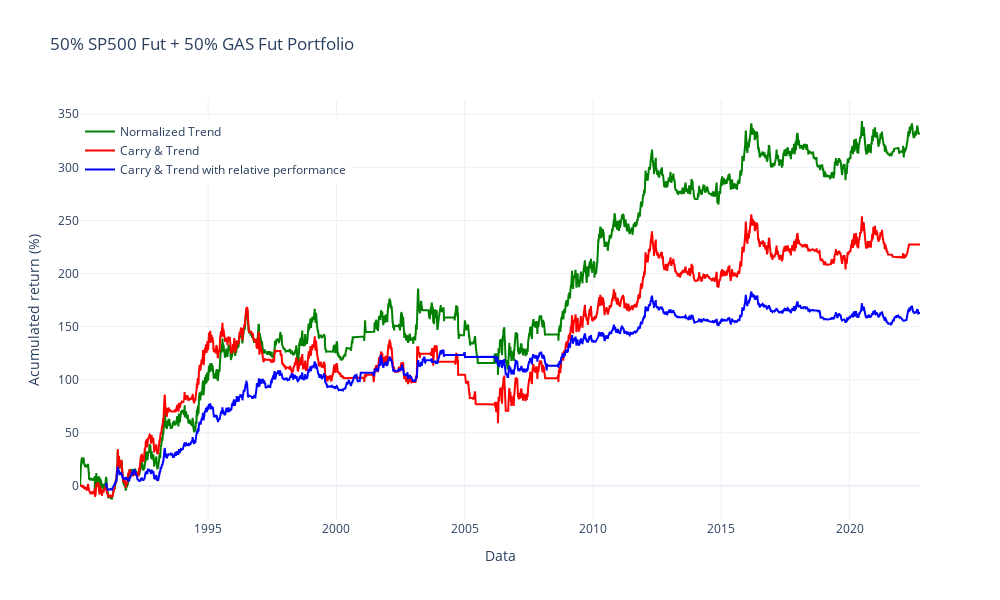

Source (notebook cell):
### Code cell
# --- Plot retorno acumulado
fig = go.Figure()


fig.add_trace(
    go.Scatter(
        x=port_normalized_trend_return.index,
        y=port_normalized_trend_return.cumsum()*100,
        name="Normalized Trend",
        line=dict(color="green"),
    )
)

fig.add_trace(
    go.Scatter(
        x=port_carry_trend_return.index,
        y=port_carry_trend_return.cumsum()*100,
        name="Carry & Trend",
        line=dict(color="red"),
    )
)

fig.add_trace(
    go.Scatter(
        x=weighted_portfolio.index,
        y=weighted_portfolio.cumsum()*100,
        name="Carry & Trend with relative performance",
        line=dict(color="blue"),
    )
)



fig.update_layout(
    title="50% SP500 Fut + 50% GAS Fut Portfolio",
    xaxis_title="Data",
    yaxis_title="Acumulated return (%)",
    template="plotly_white",
    showlegend=True,
    legend=dict(
        yanchor="bottom",
        y=0.8,
        xanchor="left",
        x=0),
    height=600,
    width=1000,
)

fig.show()

# --- Exibir estatísticas
print("Estatísticas de Desempenho")
print("Estatísticas Portfolio Normalized and Trend Frequência Anual")
print(calculate_stats(port_normalized_trend_return, freq=YEAR))
print("================================")
print("Estatísticas Portfolio Carry and Trend with Relative Alocation Frequência Anual")
print(calculate_stats(weighted_portfolio, freq=YEAR))
print("================================")
print("Estatísticas Portfolio Carry and Trend Frequência Anual")
print(calculate_stats(port_carry_trend_return, freq=YEAR))

### Figure 1 — Plotly figure (JSON) as saved in the notebook; plotly's stock layout.template omitted (floating-point values rounded to 4 significant figures; data arrays with more than 128 entries replaced by an {"elided": "..."} marker saying what was removed)
{"data": [{"line": {"color": "green"}, "name": "Normalized Trend", "type": "scatter", "x": {"elided": "8354 str values"}, "y": {"elided": "8354 float values"}}, {"line": {"color": "red"}, "name": "Carry & Trend", "type": "scatter", "x": {"elided": "8354 str values"}, "y": {"elided": "8354 float values"}}, {"line": {"color": "blue"}, "name": "Carry & Trend with relative performance", "type": "scatter", "x": {"elided": "8353 str values"}, "y": {"elided": "8353 float values"}}], "layout": {"height": 600, "legend": {"x": 0, "xanchor": "left", "y": 0.8, "yanchor": "bottom"}, "showlegend": true, "title": {"text": "50% SP500 Fut + 50% GAS Fut Portfolio"}, "width": 1000, "xaxis": {"title": {"text": "Data"}}, "yaxis": {"title": {"text": "Acumulated return (%)"}}}}
